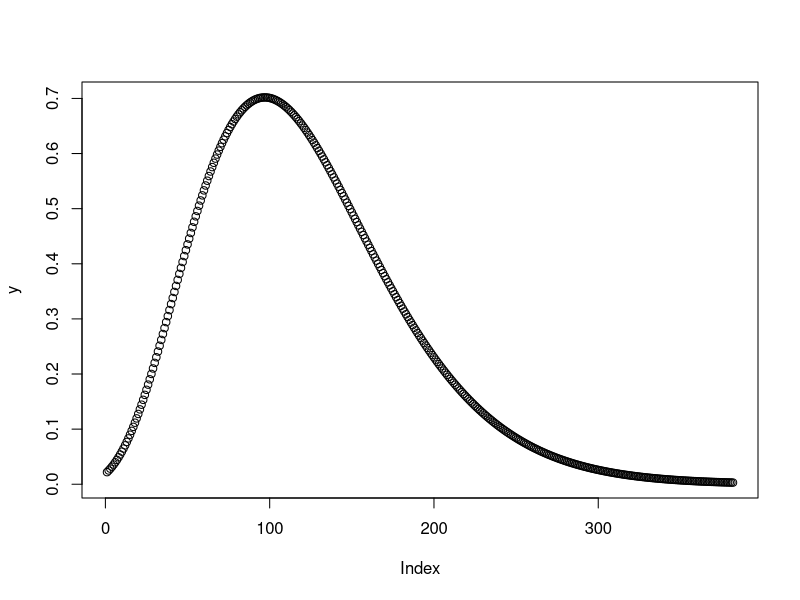

This chart was generated by the following R code:
# Burgar's et al. 2019 SCR analysis ####

#  Columbian fisher populations ####

# Furnas et al. 2017 mean home range between 21-128 km2
# the home estimated home range for each population is: 

#priors used by Sun et al. 2019 for bears

qgamma(c(0.001,0.5,0.999),1, 0.001)  # 1.005 , 693.14, 6907.76

(sqrt(5/pi)/1)/sqrt(5.99) #  core home range, for female central interior # 0.52

(sqrt(30/pi)/1)/sqrt(5.99) #  average female home range 30km (Davis 2009, Weir et al. 2009) in central interior # 1.26

(sqrt(50/pi)/1)/sqrt(5.99) # expected home range in Columbian populations?  # 1.63

(sqrt(128/pi)/1)/sqrt(5.99) # maixmun average home range in US Furnas et al. 2017 # 2.60

(sqrt(141/pi)/1)/sqrt(5.99) # puntzi lake sigma 2730 m #2.737

(sqrt(300/pi)/1)/sqrt(5.99) # assuming one male can have up to 5 female home ranges of 50km2, maximum HR could be 300km2 but unlikely # 3.99

qgamma(c(0.001,0.5,0.999),6, 4) #0.2767762 1.4175403 4.1136863

# plot distribution 
x <- seq(0.29,4.1, by =0.01)
y <- dgamma(x, 6,4) # 
plot(y)
